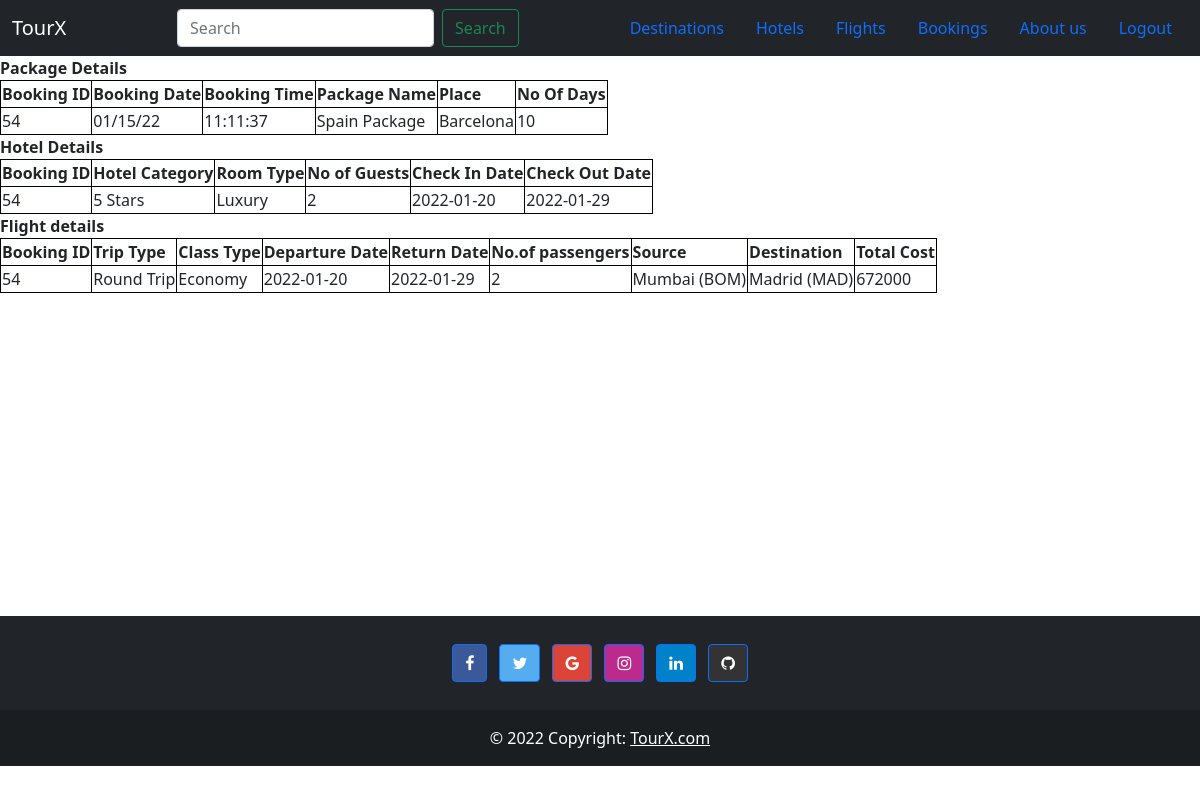
Before: /bookings (signed in) with the older database file.
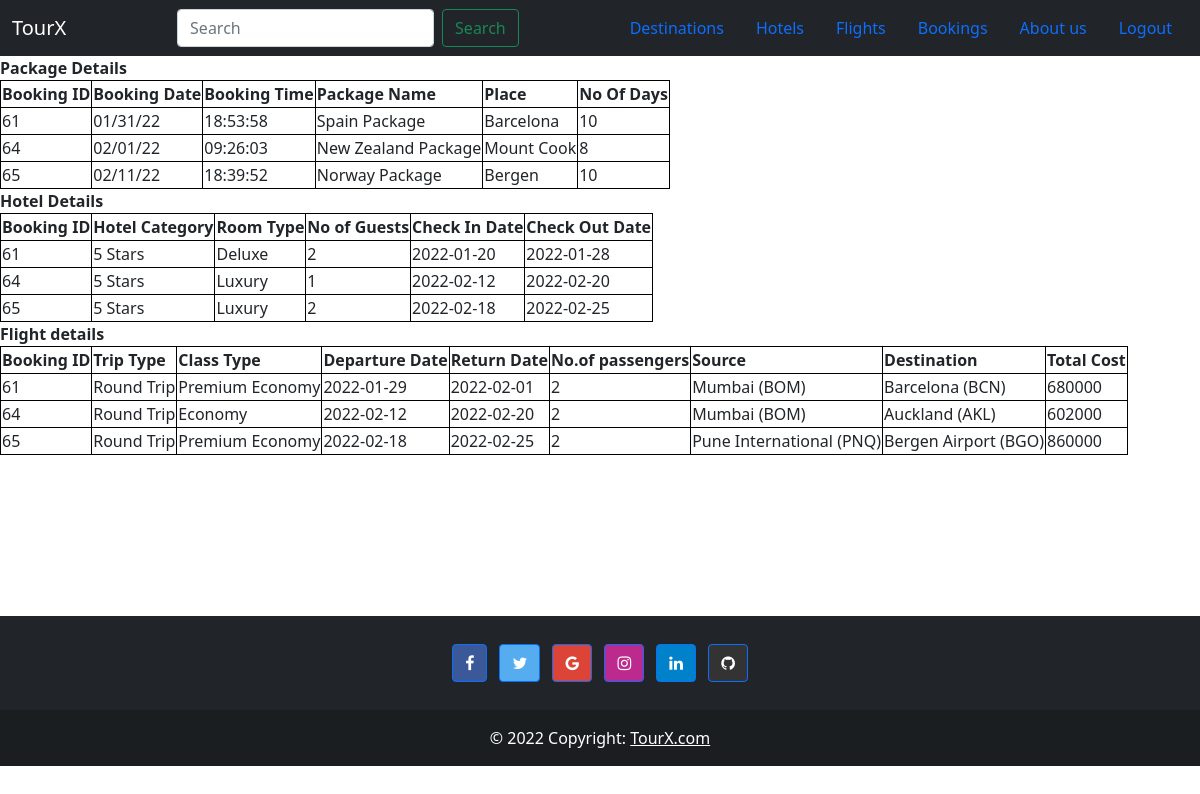
After: the same page with the newer database file.
### tables this page shows
CREATE TABLE "bookings" (
	"id"	INTEGER NOT NULL PRIMARY KEY AUTOINCREMENT,
	"name"	text NOT NULL,
	"email"	text NOT NULL,
	"passengers"	INTEGER NOT NULL,
	"package_name"	text NOT NULL,
	"place"	text NOT NULL,
	"no_of_days"	integer NOT NULL,
	"booking_date"	date NOT NULL,
	"booking_time"	TEXT,
	"category"	text NOT NULL,
	"room_type"	text NOT NULL,
	"no_of_guests"	integer NOT NULL,
	"check_in_date"	date NOT NULL,
	"check_out_date"	date NOT NULL,
	"trip_type"	text NOT NULL,
	"class_type"	text NOT NULL,
	"departure_d"	date NOT NULL,
	"return_d"	date NOT NULL,
	"source"	text NOT NULL,
	"destination"	text NOT NULL,
	"total_cost"	NUMERIC,
	"username"	text NOT NULL,
	FOREIGN KEY("username") REFERENCES "users"("username")
);

### app.py (the view)
@app.route('/bookings', methods=['GET', 'POST'])
def bookingdetails():
    if request.method == "GET":
        with sqlite3.connect('tour.db') as db:
            try:
                db.row_factory = sqlite3.Row
                cur = db.cursor()
                cur.execute("select * from bookings inner join users on users.username=bookings.username and users.username = ?", (session['username'],))
                rows = cur.fetchall()
                for row in rows:
                    print(row)
                return render_template("bookings.html", rows=rows)
            except:
                msg = "No Bookings yet!"
                return render_template("bookings.html", msg = msg)
    return render_template("home.html")

### templates/bookings.html (shortened to what this page needs)
{% extends "layout.html" %}
{% block body %}
<nav class="navbar navbar-expand-lg navbar-dark bg-dark">
    <div class="container-fluid">
        <a class="navbar-brand" href="/home">TourX</a>
        <form class="d-flex">
        <input class="form-control me-2" type="search" placeholder="Search" aria-label="Search">
        <button class="btn btn-outline-success" type="submit">Search</button>
        </form>
        <ul class="nav nav-pills">
            <li class="nav-item">
                <a class="nav-link" href="{{ url_for('destinations') }}">Destinations</a>
            </li>
            <li class="nav-item">
                <a class="nav-link" href="{{ url_for('hotels') }}">Hotels</a>
            </li>
            <li class="nav-item">
                <a class="nav-link" href="{{ url_for('flights') }}">Flights</a>
            </li>
            <li class="nav-item">
                <a class="nav-link" href="{{ url_for('bookingdetails') }}">Bookings</a>
            </li>
            <li class="nav-item">
                <a class="nav-link" href="{{ url_for('about') }}">About us</a>
            </li>
            <li class="nav-item">
                <a class="nav-link" href="{{ url_for('logout') }}">Logout</a>
            </li>
        </ul>
    </div>
</nav>
<section class="bookings" style="height: 70vh;">
    <form action="/bookings" method="post">
        <table>
            <thead><b> Package Details </b></thead>
            <tr>
                <th>Booking ID</th>
                <th>Booking Date</th>
                <th>Booking Time</th>
                <th>Package Name</th>
                <th>Place</th>
                <th>No Of Days</th>
            </tr>
            {% for row in rows %}
            <tr>
                <td>{{ row['id'] }}</td>
                <td>{{ row['booking_date'] }}</td>
                <td>{{ row['booking_time'] }}</td>
                <td>{{ row['package_name'] }}</td>
                <td>{{ row['place'] }}</td>
                <td>{{ row['no_of_days'] }}</td>
            </tr>
            {% endfor %}
        </table>
        <table>
            <thead><b> Hotel Details </b></thead>
            <tr>
                <th>Booking ID</th>
                <th>Hotel Category</th>
                <th>Room Type</th>
                <th>No of Guests</th>
                <th>Check In Date</th>
                <th>Check Out Date</th>
            </tr>
            {% for row in rows %}
            <tr>
                <td>{{ row['id'] }}</td>
                <td>{{ row['category'] }}</td>
                <td>{{ row['room_type'] }}</td>
                <td>{{ row['no_of_guests'] }}</td>
                <td>{{ row['check_in_date'] }}</td>
                <td>{{ row['check_out_date'] }}</td>
            </tr>
            {% endfor %}
        </table>
        <table>
            <thead><b> Flight details </b></thead>
            <tr>
                <th>Booking ID</th>
                <th>Trip Type</th>
                <th>Class Type</th>
                <th>Departure Date</th>
                <th>Return Date</th>
                <th>No.of passengers</th>
                <th>Source</th>
                <th>Destination</th>
                <th>Total Cost</th>
            </tr>
            {% for row in rows %}
            <tr>
                <td>{{ row['id'] }}</td>
                <td>{{ row['trip_type'] }}</td>
                <td>{{ row['class_type'] }}</td>
                <td>{{ row['departure_d'] }}</td>
                <td>{{ row['return_d'] }}</td>
                <td>{{ row['passengers'] }}</td>
                <td>{{ row['source'] }}</td>
                <td>{{ row['destination'] }}</td>
                <td>{{ row['total_cost'] }}</td>
            </tr>
            {% endfor %}
        </table>
    </form>
</section>
<footer class="bg-dark text-center text-white">
    <div class="container p-4 pb-0">
      <section class="mb-4">
        <a class="btn btn-primary btn-floating m-1" style="background-color: #3b5998;" href="#!" role="button">
          <i class="fa fa-facebook-f"></i>
        </a>
        <a class="btn btn-primary btn-floating m-1" style="background-color: #55acee;" href="#!" role="button">
          <i class="fa fa-twitter"></i>
        </a>
        <a class="btn btn-primary btn-floating m-1" style="background-color: #db4437;" href="#!" role="button">
          <i class="fa fa-google"></i>
        </a>
        <a class="btn btn-primary btn-floating m-1" style="background-color: #bc2a8d;" href="#!" role="button">
          <i class="fa fa-instagram"></i>
        </a>
        <a class="btn btn-primary btn-floating m-1" style="background-color: #0082ca;" href="#!" role="button">
          <i class="fa fa-linkedin"></i>
        </a>
        <a class="btn btn-primary btn-floating m-1" style="background-color: #333333;" href="#!" role="button">
          <i class="fa fa-github"></i>
        </a>
      </section>
    </div>
    <div class="text-center p-3" style="background-color: rgba(0, 0, 0, 0.2);">
      © 2022 Copyright:
      <a class="text-white" href="https://tourxbootstrap.com/">TourX.com</a>
    </div>
  </footer>
{% endblock %}

### templates/layout.html (shortened to what this page needs)
<!doctype html>
<html lang="en">
  <head>
    <link rel="stylesheet" href="https://cdnjs.cloudflare.com/ajax/libs/font-awesome/4.7.0/css/font-awesome.min.css">
    <link href="https://cdn.jsdelivr.net/npm/bootstrap@5.1.3/dist/css/bootstrap.min.css" rel="stylesheet">
  </head>
  <body>
    {% block body %}
    {% endblock %}
  </body>
</html>

### templates/bookings.html (style rules this page uses)
tr, th, td { border: 1px solid black; }

Changed rows visible on the page:
removed bookings: id "54", booking_date "01/15/22", booking_time "11:11:37", package_name "Spain Package", place "Barcelona", no_of_days "10", category "5 Stars", room_type "Luxury", no_of_guests "2", check_in_date "2022-01-20", check_out_date "2022-01-29", trip_type "Round Trip", class_type "Economy", departure_d "2022-01-20", return_d "2022-01-29", passengers "2", source "Mumbai (BOM)", destination "Madrid (MAD)", total_cost "672000"
added bookings: id "61", booking_date "01/31/22", booking_time "18:53:58", package_name "Spain Package", place "Barcelona", no_of_days "10", category "5 Stars", room_type "Deluxe", no_of_guests "2", check_in_date "2022-01-20", check_out_date "2022-01-28", trip_type "Round Trip", class_type "Premium Economy", departure_d "2022-01-29", return_d "2022-02-01", passengers "2", source "Mumbai (BOM)", destination "Barcelona (BCN)", total_cost "680000"
added bookings: id "64", booking_date "02/01/22", booking_time "09:26:03", package_name "New Zealand Package", place "Mount Cook", no_of_days "8", category "5 Stars", room_type "Luxury", no_of_guests "1", check_in_date "2022-02-12", check_out_date "2022-02-20", trip_type "Round Trip", class_type "Economy", departure_d "2022-02-12", return_d "2022-02-20", passengers "2", source "Mumbai (BOM)", destination "Auckland (AKL)", total_cost "602000"
added bookings: id "65", booking_date "02/11/22", booking_time "18:39:52", package_name "Norway Package", place "Bergen", no_of_days "10", category "5 Stars", room_type "Luxury", no_of_guests "2", check_in_date "2022-02-18", check_out_date "2022-02-25", trip_type "Round Trip", class_type "Premium Economy", departure_d "2022-02-18", return_d "2022-02-25", passengers "2", source "Pune International (PNQ)", destination "Bergen Airport (BGO)", total_cost "860000"
